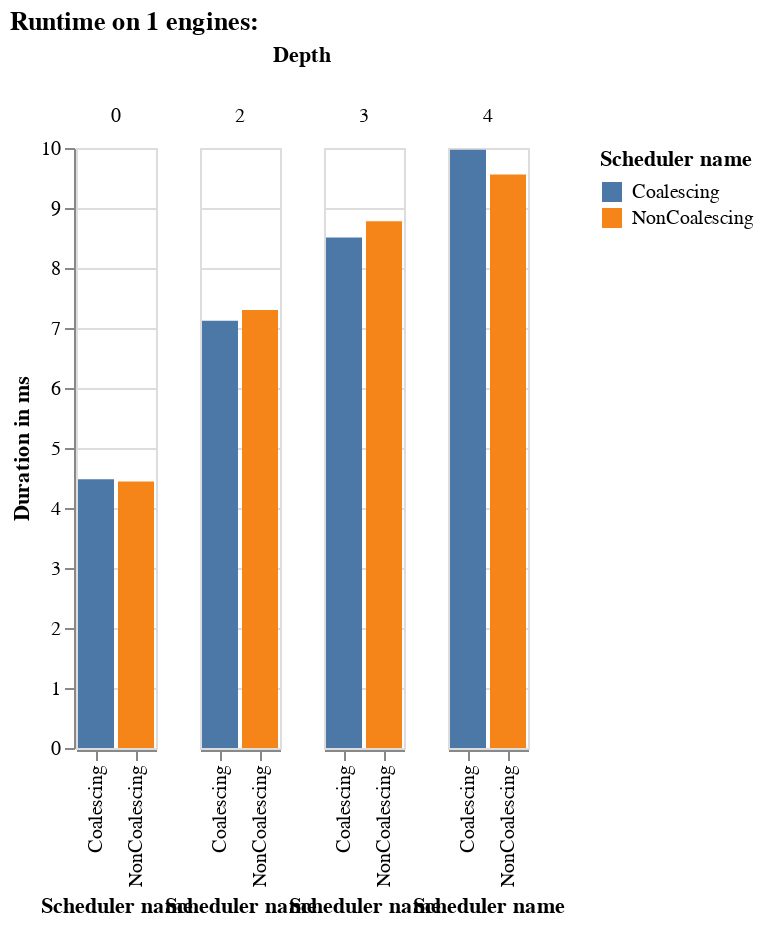
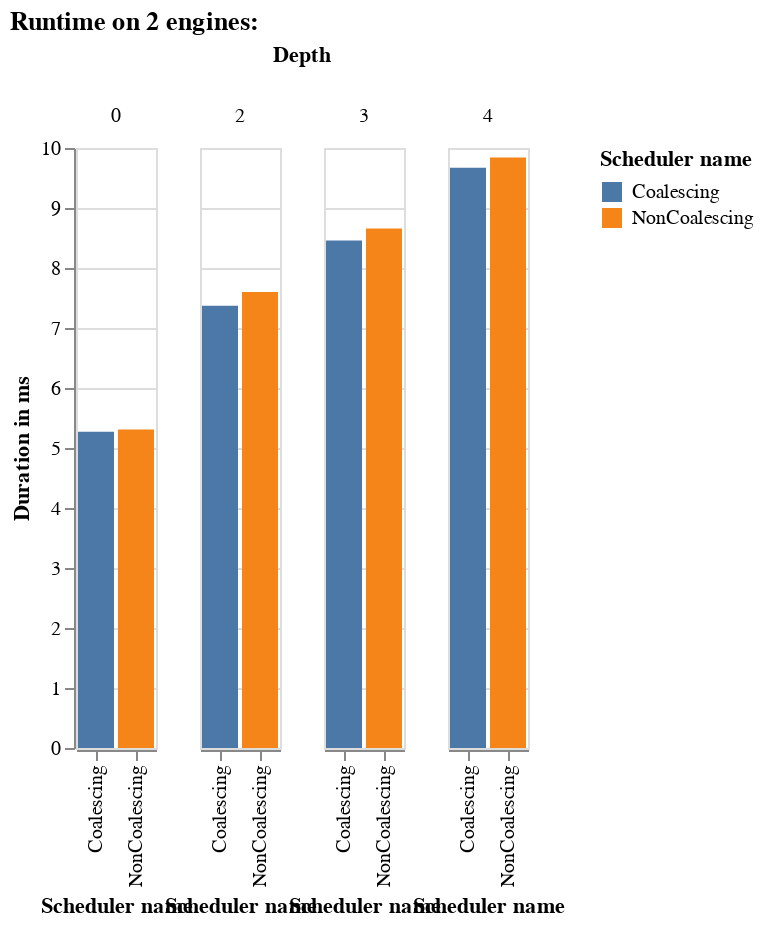
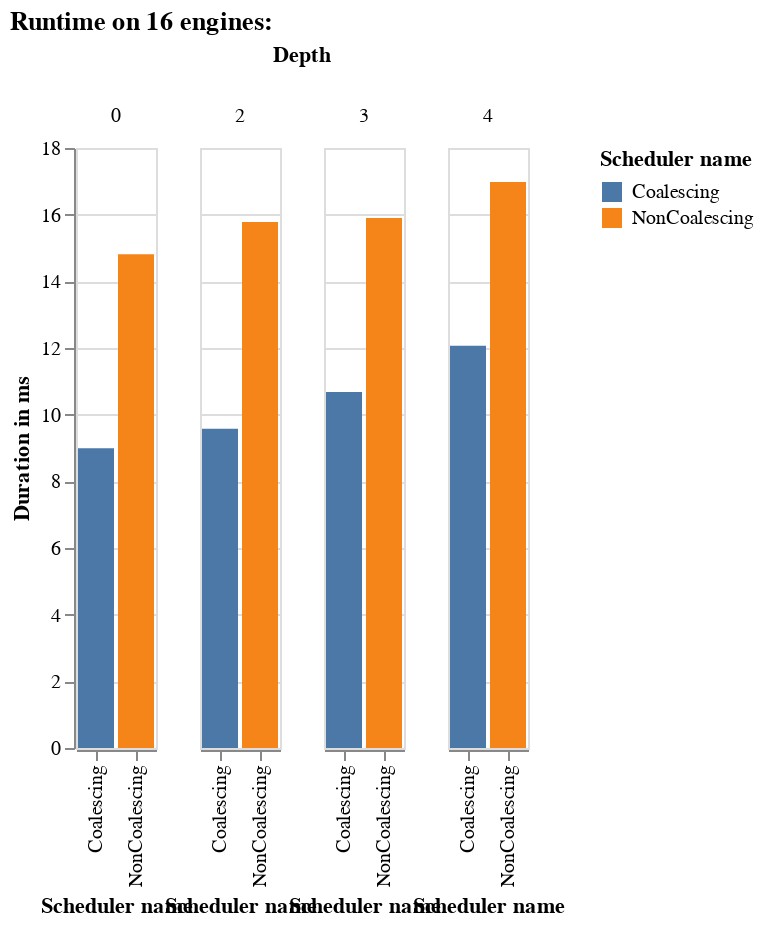
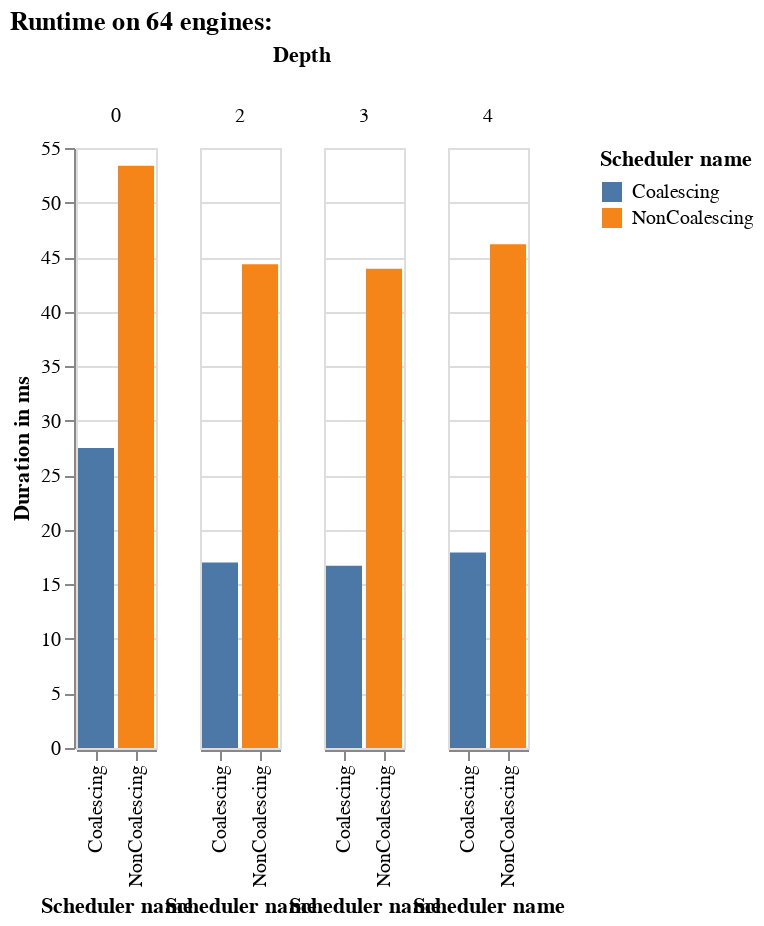

The notebook cell these images were saved under, in order:
### Code cell
for engine in data['Number of engines'].unique():    
    alt.Chart(data[data['Number of engines'] == engine]).mark_bar().encode(
        x='Scheduler name',
        y='Duration in ms',
        color='Scheduler name:N',
        column='Depth:N',    
        tooltip='Duration in ms'
    ).properties(title=f'Runtime on {engine} engines:').interactive().display(renderer='svg')

### Figure 1 — Vega-Lite specification as saved in the notebook (floating-point values rounded to 4 significant figures)
{"config": {"view": {"continuousWidth": 400, "continuousHeight": 300}}, "data": {"name": "data-4c87baed40d7ce62089341dc9c328106"}, "mark": "bar", "encoding": {"color": {"type": "nominal", "field": "Scheduler name"}, "column": {"type": "nominal", "field": "Depth"}, "tooltip": {"type": "quantitative", "field": "Duration in ms"}, "x": {"type": "nominal", "field": "Scheduler name"}, "y": {"type": "quantitative", "field": "Duration in ms"}}, "selection": {"selector007": {"type": "interval", "bind": "scales", "encodings": ["x", "y"]}}, "title": "Runtime on 1 engines:", "$schema": "https://vega.github.io/schema/vega-lite/v4.8.1.json", "datasets": {"data-4c87baed40d7ce62089341dc9c328106": [{"Duration in ms": 4.48, "Number of engines": 1, "Is coalescing": true, "Depth": 0, "Scheduler name": "Coalescing"}, {"Duration in ms": 7.12, "Number of engines": 1, "Is coalescing": true, "Depth": 2, "Scheduler name": "Coalescing"}, {"Duration in ms": 8.51, "Number of engines": 1, "Is coalescing": true, "Depth": 3, "Scheduler name": "Coalescing"}, {"Duration in ms": 9.97, "Number of engines": 1, "Is coalescing": true, "Depth": 4, "Scheduler name": "Coalescing"}, {"Duration in ms": 4.44, "Number of engines": 1, "Is coalescing": false, "Depth": 0, "Scheduler name": "NonCoalescing"}, {"Duration in ms": 7.3, "Number of engines": 1, "Is coalescing": false, "Depth": 2, "Scheduler name": "NonCoalescing"}, {"Duration in ms": 8.78, "Number of engines": 1, "Is coalescing": false, "Depth": 3, "Scheduler name": "NonCoalescing"}, {"Duration in ms": 9.56, "Number of engines": 1, "Is coalescing": false, "Depth": 4, "Scheduler name": "NonCoalescing"}]}}

### Figure 2 — Vega-Lite specification as saved in the notebook (floating-point values rounded to 4 significant figures)
{"config": {"view": {"continuousWidth": 400, "continuousHeight": 300}}, "data": {"name": "data-c28c04aa4390265ffbb617afa491455d"}, "mark": "bar", "encoding": {"color": {"type": "nominal", "field": "Scheduler name"}, "column": {"type": "nominal", "field": "Depth"}, "tooltip": {"type": "quantitative", "field": "Duration in ms"}, "x": {"type": "nominal", "field": "Scheduler name"}, "y": {"type": "quantitative", "field": "Duration in ms"}}, "selection": {"selector008": {"type": "interval", "bind": "scales", "encodings": ["x", "y"]}}, "title": "Runtime on 2 engines:", "$schema": "https://vega.github.io/schema/vega-lite/v4.8.1.json", "datasets": {"data-c28c04aa4390265ffbb617afa491455d": [{"Duration in ms": 5.27, "Number of engines": 2, "Is coalescing": true, "Depth": 0, "Scheduler name": "Coalescing"}, {"Duration in ms": 7.37, "Number of engines": 2, "Is coalescing": true, "Depth": 2, "Scheduler name": "Coalescing"}, {"Duration in ms": 8.46, "Number of engines": 2, "Is coalescing": true, "Depth": 3, "Scheduler name": "Coalescing"}, {"Duration in ms": 9.67, "Number of engines": 2, "Is coalescing": true, "Depth": 4, "Scheduler name": "Coalescing"}, {"Duration in ms": 5.31, "Number of engines": 2, "Is coalescing": false, "Depth": 0, "Scheduler name": "NonCoalescing"}, {"Duration in ms": 7.6, "Number of engines": 2, "Is coalescing": false, "Depth": 2, "Scheduler name": "NonCoalescing"}, {"Duration in ms": 8.66, "Number of engines": 2, "Is coalescing": false, "Depth": 3, "Scheduler name": "NonCoalescing"}, {"Duration in ms": 9.84, "Number of engines": 2, "Is coalescing": false, "Depth": 4, "Scheduler name": "NonCoalescing"}]}}

### Figure 3 — Vega-Lite specification as saved in the notebook (floating-point values rounded to 4 significant figures)
{"config": {"view": {"continuousWidth": 400, "continuousHeight": 300}}, "data": {"name": "data-edca75a83415ac98f4a44580c8ce6fd6"}, "mark": "bar", "encoding": {"color": {"type": "nominal", "field": "Scheduler name"}, "column": {"type": "nominal", "field": "Depth"}, "tooltip": {"type": "quantitative", "field": "Duration in ms"}, "x": {"type": "nominal", "field": "Scheduler name"}, "y": {"type": "quantitative", "field": "Duration in ms"}}, "selection": {"selector009": {"type": "interval", "bind": "scales", "encodings": ["x", "y"]}}, "title": "Runtime on 16 engines:", "$schema": "https://vega.github.io/schema/vega-lite/v4.8.1.json", "datasets": {"data-edca75a83415ac98f4a44580c8ce6fd6": [{"Duration in ms": 8.99, "Number of engines": 16, "Is coalescing": true, "Depth": 0, "Scheduler name": "Coalescing"}, {"Duration in ms": 9.58, "Number of engines": 16, "Is coalescing": true, "Depth": 2, "Scheduler name": "Coalescing"}, {"Duration in ms": 10.68, "Number of engines": 16, "Is coalescing": true, "Depth": 3, "Scheduler name": "Coalescing"}, {"Duration in ms": 12.07, "Number of engines": 16, "Is coalescing": true, "Depth": 4, "Scheduler name": "Coalescing"}, {"Duration in ms": 14.81, "Number of engines": 16, "Is coalescing": false, "Depth": 0, "Scheduler name": "NonCoalescing"}, {"Duration in ms": 15.78, "Number of engines": 16, "Is coalescing": false, "Depth": 2, "Scheduler name": "NonCoalescing"}, {"Duration in ms": 15.9, "Number of engines": 16, "Is coalescing": false, "Depth": 3, "Scheduler name": "NonCoalescing"}, {"Duration in ms": 16.98, "Number of engines": 16, "Is coalescing": false, "Depth": 4, "Scheduler name": "NonCoalescing"}]}}

### Figure 4 — Vega-Lite specification as saved in the notebook (floating-point values rounded to 4 significant figures)
{"config": {"view": {"continuousWidth": 400, "continuousHeight": 300}}, "data": {"name": "data-0095e4e6cb52d1c574bb7e797b83d07b"}, "mark": "bar", "encoding": {"color": {"type": "nominal", "field": "Scheduler name"}, "column": {"type": "nominal", "field": "Depth"}, "tooltip": {"type": "quantitative", "field": "Duration in ms"}, "x": {"type": "nominal", "field": "Scheduler name"}, "y": {"type": "quantitative", "field": "Duration in ms"}}, "selection": {"selector010": {"type": "interval", "bind": "scales", "encodings": ["x", "y"]}}, "title": "Runtime on 64 engines:", "$schema": "https://vega.github.io/schema/vega-lite/v4.8.1.json", "datasets": {"data-0095e4e6cb52d1c574bb7e797b83d07b": [{"Duration in ms": 27.49, "Number of engines": 64, "Is coalescing": true, "Depth": 0, "Scheduler name": "Coalescing"}, {"Duration in ms": 17.01, "Number of engines": 64, "Is coalescing": true, "Depth": 2, "Scheduler name": "Coalescing"}, {"Duration in ms": 16.7, "Number of engines": 64, "Is coalescing": true, "Depth": 3, "Scheduler name": "Coalescing"}, {"Duration in ms": 17.92, "Number of engines": 64, "Is coalescing": true, "Depth": 4, "Scheduler name": "Coalescing"}, {"Duration in ms": 53.38, "Number of engines": 64, "Is coalescing": false, "Depth": 0, "Scheduler name": "NonCoalescing"}, {"Duration in ms": 44.34, "Number of engines": 64, "Is coalescing": false, "Depth": 2, "Scheduler name": "NonCoalescing"}, {"Duration in ms": 43.92, "Number of engines": 64, "Is coalescing": false, "Depth": 3, "Scheduler name": "NonCoalescing"}, {"Duration in ms": 46.18, "Number of engines": 64, "Is coalescing": false, "Depth": 4, "Scheduler name": "NonCoalescing"}]}}
